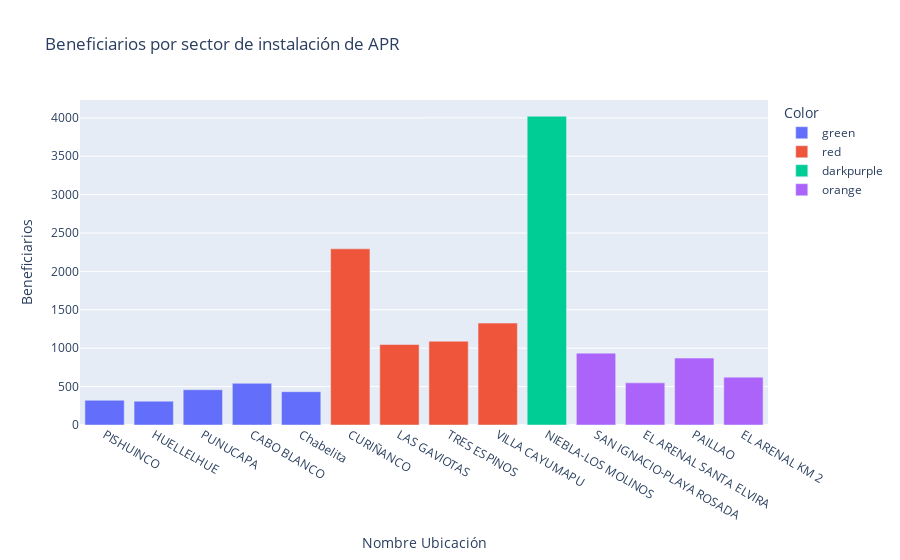

The code cell stored with this chart in its notebook:
### Code cell
import plotly.express as px
#Aca estamos llamando al set de datos de la tabla,que viene precargado en la librería

fig = px.bar(df, x="Nombre Ubicación", y="Beneficiarios", color="Color", title="Beneficiarios por sector de instalación de APR")
fig.show()

### Figure 1 — Plotly figure (JSON) as saved in the notebook; plotly's stock layout.template omitted (floating-point values rounded to 4 significant figures)
{"data": [{"alignmentgroup": "True", "hovertemplate": "Color=green<br>Nombre Ubicación=%{x}<br>Beneficiarios=%{y}<extra></extra>", "legendgroup": "green", "marker": {"color": "#636efa", "pattern": {"shape": ""}}, "name": "green", "offsetgroup": "green", "orientation": "v", "showlegend": true, "textposition": "auto", "type": "bar", "visible": true, "x": ["PISHUINCO", "HUELLELHUE", "PUNUCAPA", "CABO BLANCO", "Chabelita"], "xaxis": "x", "y": [322, 310, 459, 543, 434], "yaxis": "y"}, {"alignmentgroup": "True", "hovertemplate": "Color=red<br>Nombre Ubicación=%{x}<br>Beneficiarios=%{y}<extra></extra>", "legendgroup": "red", "marker": {"color": "#EF553B", "pattern": {"shape": ""}}, "name": "red", "offsetgroup": "red", "orientation": "v", "showlegend": true, "textposition": "auto", "type": "bar", "visible": true, "x": ["CURIÑANCO", "LAS GAVIOTAS", "TRES ESPINOS", "VILLA CAYUMAPU"], "xaxis": "x", "y": [2294, 1048, 1091, 1327], "yaxis": "y"}, {"alignmentgroup": "True", "hovertemplate": "Color=darkpurple<br>Nombre Ubicación=%{x}<br>Beneficiarios=%{y}<extra></extra>", "legendgroup": "darkpurple", "marker": {"color": "#00cc96", "pattern": {"shape": ""}}, "name": "darkpurple", "offsetgroup": "darkpurple", "orientation": "v", "showlegend": true, "textposition": "auto", "type": "bar", "visible": true, "x": ["NIEBLA-LOS MOLINOS"], "xaxis": "x", "y": [4021], "yaxis": "y"}, {"alignmentgroup": "True", "hovertemplate": "Color=orange<br>Nombre Ubicación=%{x}<br>Beneficiarios=%{y}<extra></extra>", "legendgroup": "orange", "marker": {"color": "#ab63fa", "pattern": {"shape": ""}}, "name": "orange", "offsetgroup": "orange", "orientation": "v", "showlegend": true, "textposition": "auto", "type": "bar", "x": ["SAN IGNACIO-PLAYA ROSADA", "EL ARENAL SANTA ELVIRA", "PAILLAO", "EL ARENAL KM 2"], "xaxis": "x", "y": [936, 549, 871, 623], "yaxis": "y"}], "layout": {"autosize": true, "barmode": "relative", "legend": {"title": {"text": "Color"}, "tracegroupgap": 0}, "title": {"text": "Beneficiarios por sector de instalación de APR"}, "xaxis": {"anchor": "y", "autorange": true, "domain": [0, 1], "range": [-0.5, 13.5], "title": {"text": "Nombre Ubicación"}, "type": "category"}, "yaxis": {"anchor": "x", "autorange": true, "domain": [0, 1], "range": [0, 4233.0], "title": {"text": "Beneficiarios"}, "type": "linear"}}}
